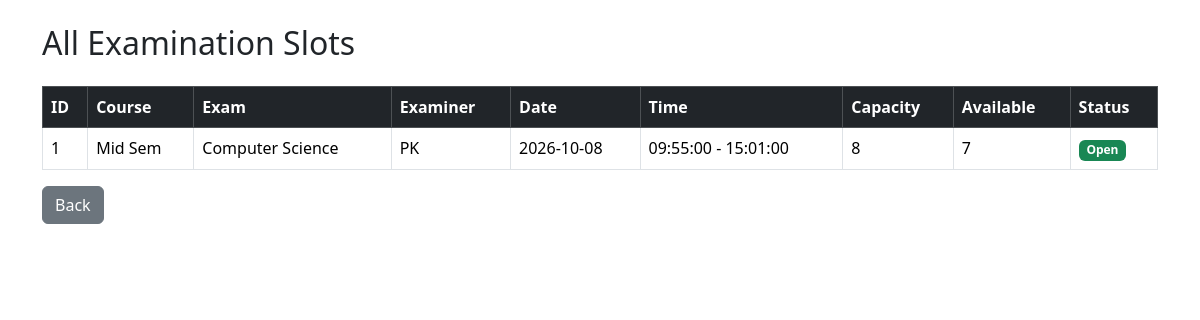
/admin/slots (signed in), run on an earlier commit of the app's database.
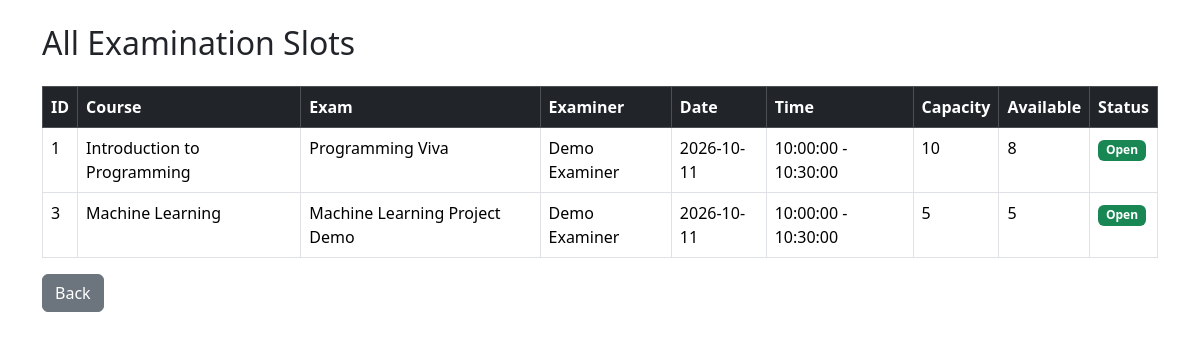
And on a later commit of the database.
### models.py (models this page shows)
class ExaminationSlot(db.Model):
    __tablename__ = "slots"
    id = db.Column(db.Integer, primary_key=True)
    examination_id = db.Column(db.Integer, db.ForeignKey("examinations.id"), nullable=False)
    examiner_id = db.Column(db.Integer, db.ForeignKey("users.id"), nullable=False)
    date = db.Column(db.Date)
    start_time = db.Column(db.Time)
    end_time = db.Column(db.Time)
    capacity = db.Column(db.Integer)
    available_seats = db.Column(db.Integer)
    status = db.Column(db.String(30), default="Available")
    examination = db.relationship(
        "Examination",
        backref="slots"
    )
    examiner = db.relationship(
        "User",
        foreign_keys=[examiner_id],
        backref="examiner_slots"
    )

class Course(db.Model):
    __tablename__ = "courses"
    id = db.Column(db.Integer, primary_key=True)
    code = db.Column(db.String(20), unique=True, nullable=False)
    name = db.Column(db.String(100), nullable=False)
    description = db.Column(db.Text)
    status = db.Column(db.String(20), default="Active")

class Examination(db.Model):
    __tablename__ = "examinations"
    id = db.Column(db.Integer, primary_key=True)
    course_id = db.Column(db.Integer, db.ForeignKey("courses.id"), nullable=False)
    examiner_id = db.Column(db.Integer, db.ForeignKey("users.id"), nullable=True)
    name = db.Column(db.String(100), nullable=False)
    exam_type = db.Column(db.String(30))
    duration = db.Column(db.Integer)
    max_marks = db.Column(db.Integer)
    slot_creation_start = db.Column(db.Date)
    slot_creation_end = db.Column(db.Date)
    booking_start = db.Column(db.Date)
    booking_end = db.Column(db.Date)
    status = db.Column(db.String(30))
    examiner = db.relationship(
        "User",
        foreign_keys=[examiner_id],
        backref="assigned_examinations"
    )
    course = db.relationship(
        "Course",
        backref="examinations"
    )

class User(UserMixin, db.Model):
    __tablename__ = "users"
    id = db.Column(db.Integer, primary_key=True)
    name = db.Column(db.String(100), nullable=False)
    email = db.Column(db.String(100), unique=True, nullable=False)
    password = db.Column(db.String(200), nullable=False)
    role = db.Column(db.String(100), nullable=False)
    is_examiner = db.Column(db.Boolean, default=False)

### app.py (the view)
@app.route("/admin/slots")
@login_required
def admin_slots():
    if current_user.role != "admin":
        return redirect(url_for("login"))
    slots = ExaminationSlot.query.all()
    return render_template("admin/slots.html", slots=slots)

### app.py (called while the page is built)
@login_manager.user_loader
def load_user(user_id):
    return db.session.get(User, int(user_id))

### templates/admin/slots.html (shortened to what this page needs)
<!DOCTYPE html>
<html>
<head>
    <link href="https://cdn.jsdelivr.net/npm/bootstrap@5.3.3/dist/css/bootstrap.min.css" rel="stylesheet">
</head>
<body>
    <div class="container mt-4">
        <h2 class="mb-4">
            All Examination Slots
        </h2>
        <table class="table table-bordered table-hover">
            <thead class="table-dark">
                <tr>
                    <th>ID</th>
                    <th>Course</th>
                    <th>Exam</th>
                    <th>Examiner</th>
                    <th>Date</th>
                    <th>Time</th>
                    <th>Capacity</th>
                    <th>Available</th>
                    <th>Status</th>
                </tr>
            </thead>
            <tbody>
                {% for slot in slots %}
                <tr>
                    <td>
                        {{ slot.id }}
                    </td>
                    <td>
                        {{ slot.examination.course.name }}
                    </td>
                    <td>
                        {{ slot.examination.name }}
                    </td>
                    <td>
                        {% if slot.examiner %}
                        {{ slot.examiner.name }}
                        {% else %}
                        -
                        {% endif %}
                    </td>
                    <td>
                        {{ slot.date }}
                    </td>
                    <td>
                        {{ slot.start_time }}
                        -
                        {{ slot.end_time }}
                    </td>
                    <td>
                        {{ slot.capacity }}
                    </td>
                    <td>
                        {{ slot.available_seats }}
                    </td>
                    <td>
                        {% if slot.status == "Open" %}
                        <span class="badge bg-success">
                            Open
                        </span>
                        {% else %}
                        <span class="badge bg-danger">
                            {{ slot.status }}
                        </span>
                        {% endif %}
                    </td>
                </tr>
                {% else %}
                <tr>
                    <td colspan="9" class="text-center">
                        No slots found.
                    </td>
                </tr>
                {% endfor %}
            </tbody>
        </table>
        <a href="{{ url_for('admin_dashboard') }}" class="btn btn-secondary">
            Back
        </a>
    </div>
</body>
</html>

What changed in the data, as far as the page shows it:
changed ExaminationSlot id 1: examination.course.name "Mid Sem" → "Introduction to Programming"; examination.name "Computer Science" → "Programming Viva"; examiner.name "PK" → "Demo Examiner"; date "2026-10-08" → "2026-10-11"; start_time "09:55:00" → "10:00:00"; end_time "15:01:00" → "10:30:00"; capacity "8" → "10"; available_seats "7" → "8"
added ExaminationSlot: id "3", examination.course.name "Machine Learning", examination.name "Machine Learning Project Demo", examiner.name "Demo Examiner", date "2026-10-11", start_time "10:00:00", end_time "10:30:00", capacity "5", available_seats "5", status "Open"
